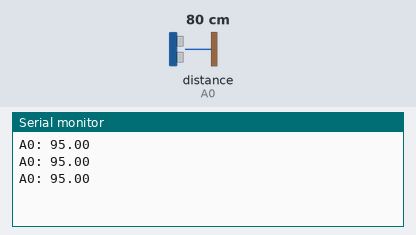
A sketch run on a simulated Arduino Uno, built with avr-gcc and run on an emulated ATmega328P. Parts: the last lines printed to the serial monitor. The inputs (shaded band) are chosen by the test bench; at power-on: distance to the obstacle (sensor on A0) 80 cm. The echo pulse lasts 58.3 µs per cm.

Above: at 1.3 s.
1.4 s: distance to the obstacle (sensor on A0) set to 2 cm
At 1.9 s:
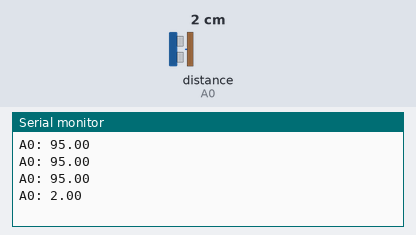
2.9 s: distance to the obstacle (sensor on A0) set to 4 cm
At 3.4 s:
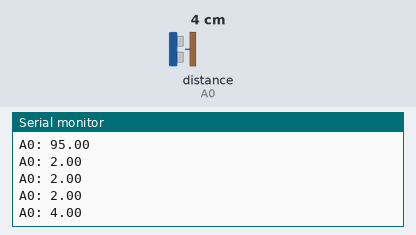
Timing chart, 0 to 5.9 s (numbered marks = the images above; inputs shaded):
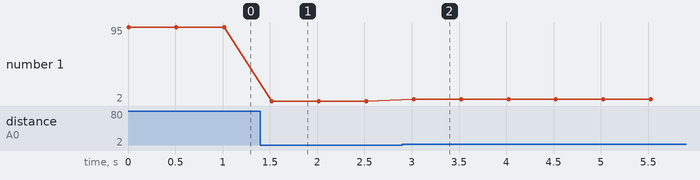

Measured:
- after the input at 1.4 s, the serial monitor: prints a new line after 0.12 s (image 1)
- after the input at 2.9 s, the serial monitor: prints a new line after 0.12 s (image 2)
- plotted number 1: 95 → 2 after the input at 1.4 s, 2 → 4 after the input at 2.9 s

The sketch:

TestDistance.ino
```cpp
void setup() {
  Serial.begin(9600);

  pinMode(11, OUTPUT);
}

void Test(){

  digitalWrite(11, 1);
  delayMicroseconds(10);
  digitalWrite(11, 0);
  double Get0 = pulseIn(A0, 1) / 49;


  Serial.print("A0: ");
  Serial.println(Get0);

  delay(500);
  }

void loop() {
  Test();
//  digitalWrite(11, 150);
}
```
